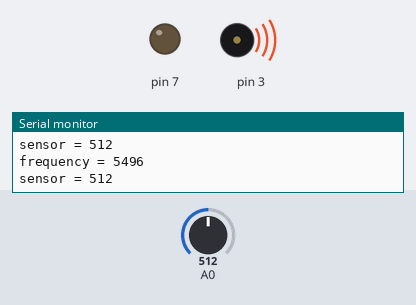
This sketch was run on a simulated Arduino Uno, built with avr-gcc and run on an emulated ATmega328P. Parts: output pins drawn as LEDs (lit = HIGH), buzzer (waves = sounding), the last lines printed to the serial monitor. Inputs (shaded band) come from the test bench; at power-on: A0 = 512.

Above: at 1.2 s.
1.3 s: A0 set to 986
At 2.3 s:
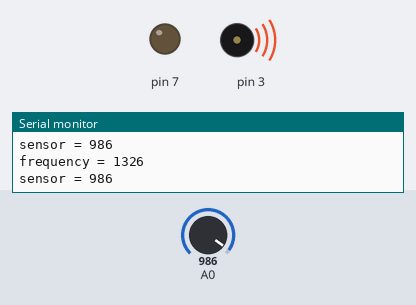
4.3 s: A0 set to 1008
At 5.5 s:
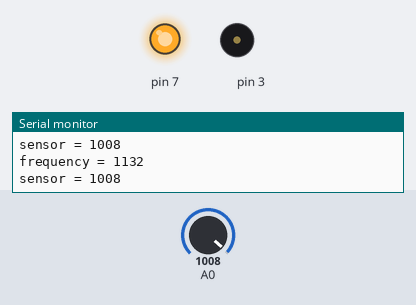
5.8 s: A0 set to 0
At 6.9 s:
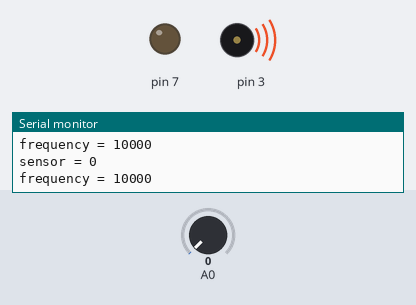
7.3 s: A0 set to 1010
At 8.7 s:
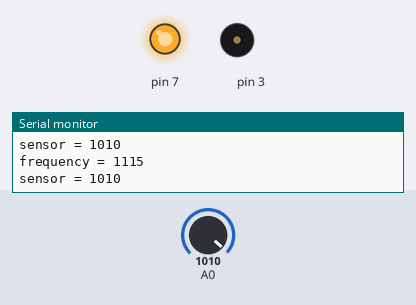
Timing chart, 0 to 9.8 s (numbered marks = the images above; inputs shaded):
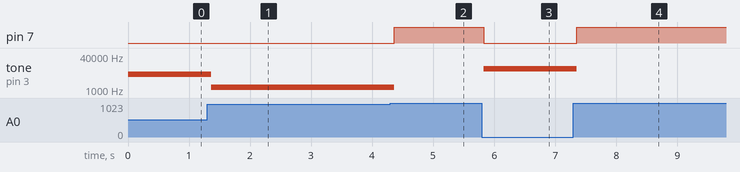

The sketch:

gradedassignment.ino
```cpp
void setup() {
  Serial.begin(9600);
  pinMode(3, OUTPUT);
  pinMode(A0, INPUT);
  pinMode(7, OUTPUT);
  }

void loop() {
  int sensorValue = analogRead(A0);
  int f = map(sensorValue,0,1023,10000,1000);

  Serial.print("sensor = ");
  Serial.print(sensorValue);
  Serial.println();

  Serial.print("frequency = ");
  Serial.print(f);
  Serial.println();


  if(sensorValue> 1000){
    digitalWrite(7 ,HIGH);
    noTone(3);
      }else {
        digitalWrite(7, LOW);
        tone(3,f);

   delay(2);
  }
}
```

Measured:
- the behaviour switches between 1000 and 1001 on A0 (found by bisection; images 1 and 2)
- after the input at 1.3 s, tone on pin 3: 5496 Hz → 1326 Hz after 0.06 s
- after the input at 4.3 s, pin 7: LOW → HIGH after 0.06 s; tone on pin 3: 1326 Hz → silent after 0.06 s
- after the input at 5.8 s, pin 7: HIGH → LOW at once; tone on pin 3: silent → 10000 Hz at once
- after the input at 7.3 s, pin 7: LOW → HIGH after 0.05 s; tone on pin 3: 10000 Hz → silent after 0.05 s
